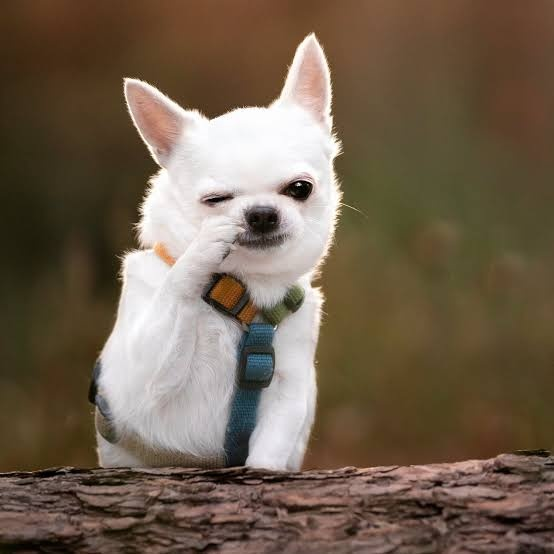
#> input picture image.jpg, 554 x 554 px
$ python ex03.py
#> lines starting #> are read from the running program, lines starting #| are printed output that depends on the picture; after the words box and inside, x2 and y2 are one past the last pixel; in counts of white or black regions, pixels touching at a corner belong together
import cv2 as cv

# Threshold funktsioon
def apply_threshold(image, threshold_value):
    retval, threshold_image = cv.threshold(image, threshold_value, 255, cv.THRESH_BINARY)
    return threshold_image

# Blur funktsioon
def apply_blur(image, blur_value):
    if blur_value % 2 == 0:
        blur_value += 1
    return cv.GaussianBlur(image, (blur_value, blur_value), 0)

# Dilate funktsioon
def apply_dilate(image, dilate_value):
    kernel = cv.getStructuringElement(cv.MORPH_RECT, (dilate_value, dilate_value))
    return cv.dilate(image, kernel)

# Erode funktsioon
def apply_erode(image, erode_value):
    kernel = cv.getStructuringElement(cv.MORPH_RECT, (erode_value, erode_value))
    return cv.erode(image, kernel)

# Canny servade tuvastamise funktsioon
def apply_canny(image, canny_value):
    return cv.Canny(image, canny_value, canny_value * 2)

def on_change(value):
    pass

def main():
    print("Valikud:")
    print("1 - Threshold")
    print("2 - Blur")
    print("3 - Dilate")
    print("4 - Erode")
    print("5 - Canny")

    # Kasutaja sisend meetodi valikuks
    method_choice = input("Sisesta töötluse number (1-5): ").strip()
#> the answer given: 1

    # Meetodid ja nende maksimaalsed trackbari väärtused
    if method_choice == "1":
        method_function = apply_threshold
        max_value = 255
        method_name = "Threshold"
    elif method_choice == "2":
        method_function = apply_blur
        max_value = 50
        method_name = "Blur"
    elif method_choice == "3":
        method_function = apply_dilate
        max_value = 20
        method_name = "Dilate"
    elif method_choice == "4":
        method_function = apply_erode
        max_value = 20
        method_name = "Erode"
    elif method_choice == "5":
        method_function = apply_canny
        max_value = 255
        method_name = "Canny"
    else:
        print("Vale valik! Palun vali arv vahemikus 1-5.")
        return

    # Pildi laadimine
    image = cv.imread('image.jpg', cv.IMREAD_GRAYSCALE)
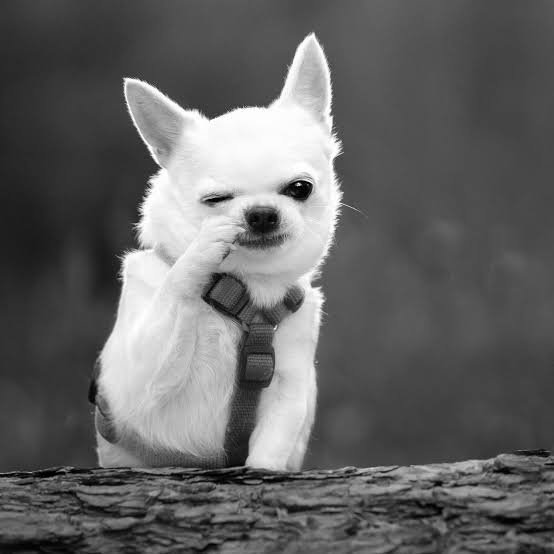
#> image: shape (554, 554); min 0, max 255, mean 100
    if image is None:
        print("Pilt 'image.jpg' ei leitud!")
        return

    # Loome akna ja trackbari
    window_name = f"{method_name} Processing"
    cv.namedWindow(window_name)
    cv.createTrackbar(method_name, window_name, 1, max_value, on_change)

    while True:
        # Trackbari väärtus
        value = cv.getTrackbarPos(method_name, window_name)

        # Rakenda valitud töötlemismeetod
        processed_image = method_function(image, value)
#> in apply_threshold, `retval, threshold_image = cv.threshold(image, threshold_value, 255, cv..`:
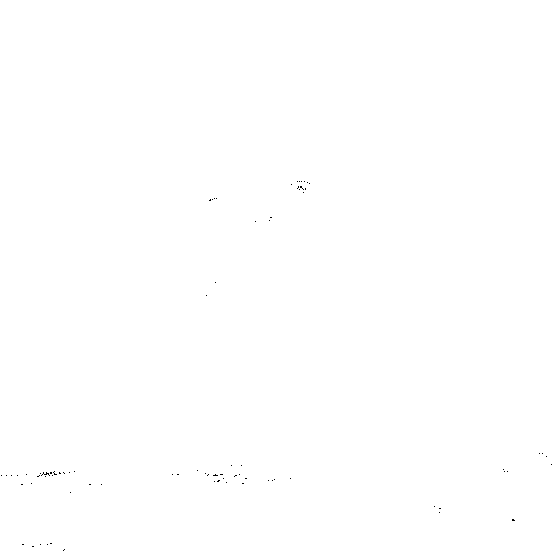
#> threshold_image: shape (554, 554); 100% white; black in thin lines or dots, all inside (x1, y1, x2, y2) = (1, 181, 552, 551)
#> in apply_threshold, `retval, threshold_image = cv.threshold(image, threshold_value, 255, cv..`: retval = 1

        # Näita töödeldud pilti
        cv.imshow(window_name, processed_image)

        # Välju, kui vajutatakse 'q'
        key = cv.waitKey(10)
#> (key q is pressed here)
        if key == ord('q'):
            break


    cv.destroyAllWindows()

if __name__ == "__main__":
    main()
